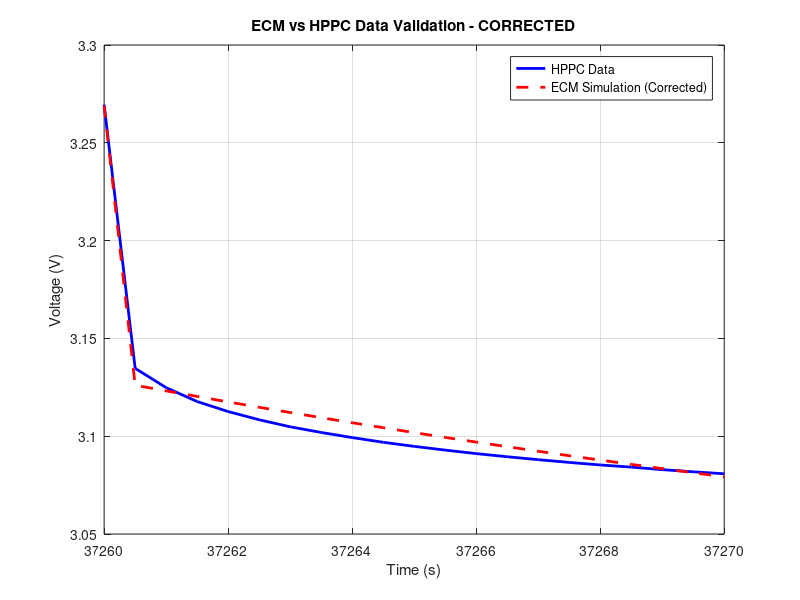

This chart was generated by the following MATLAB code:


% Your ECM parameters (from EKF)
R0=0.0014;
R1=0.0011;
R2=0.0006;
C1=31794.4;
C2=35678.5;
OCV =3.269; % Initial OCV

% Time, Current, and Voltage data
t_data = [37260, 37260.5, 37261, 37261.5, 37262, 37262.5, 37263, 37263.5, ...
        37264, 37264.5, 37265, 37265.5, 37266, 37266.5, 37267, 37267.5, ...
        37268, 37268.5, 37269, 37269.5, 37270]; % Time (s)
    
I_data = [0, -100.0019, -100.0019, -100.0053, -100.0053, -100.0053, ...
           -100.0019, -100.0019, -100.0019, -100.0019, -100.0053, ...
           -100.0019, -100.0019, -100.0019, -100.0053, -100.0019, ...
           -100.0053, -100.0019, -100.0019, -100.0053, -100.0019]; % Current (A)
      
V_data = [3.2695, 3.1347, 3.1248, 3.1177, 3.1126, 3.1084, 3.1048, ...
              3.1019, 3.0993, 3.0969, 3.0948, 3.0929, 3.0911, 3.0895, ...
              3.088, 3.0866, 3.0853, 3.0842, 3.0829, 3.0818, 3.0808]; % Voltage (V)
% Initialize simulation
n_points = length(t_data);
t_sim = t_data - t_data(1); % Normalize time to start at 0

% Initialize state variables for RC circuits
V1 = 0; % Voltage across C1
V2 = 0; % Voltage across C2
V_sim = zeros(1, n_points);

% Simulate ECM response with time-varying current
for i = 1:n_points
    if i == 1
        % Initial condition
        V_sim(i) = OCV;
        V1 = 0;
        V2 = 0;
    else
        % Time step
        dt_actual = t_data(i) - t_data(i-1);
        I_current = I_data(i);
        
        % Update RC circuit voltages using exponential decay
        % CORRECTED: Remove abs() from RC equations
        exp_factor1 = exp(-dt_actual/(R1*C1));
        exp_factor2 = exp(-dt_actual/(R2*C2));
        
        V1 = V1 * exp_factor1 - I_current * R1 * (1 - exp_factor1);
        V2 = V2 * exp_factor2 - I_current * R2 * (1 - exp_factor2);
        
        % Calculate terminal voltage
        % CORRECTED: Remove abs() from R0 term
        V_sim(i) = OCV + I_current * R0 - V1 - V2;
    end
end

% Plot comparison
figure;
plot(t_data, V_data, 'b-', 'LineWidth', 2, 'DisplayName', 'HPPC Data');
hold on;
plot(t_data, V_sim, 'r--', 'LineWidth', 2, 'DisplayName', 'ECM Simulation (Corrected)');
xlabel('Time (s)');
ylabel('Voltage (V)');
legend;
title('ECM vs HPPC Data Validation - CORRECTED');
grid on;

% Calculate and display error metrics
rmse = sqrt(mean((V_data - V_sim).^2));
mae = mean(abs(V_data - V_sim));
max_error = max(abs(V_data - V_sim));

fprintf('Corrected Model Validation Metrics:\n');
fprintf('RMSE: %.6f V (%.2f mV)\n', rmse, rmse*1000);
fprintf('MAE: %.6f V (%.2f mV)\n', mae, mae*1000);
fprintf('Max Error: %.6f V (%.2f mV)\n', max_error, max_error*1000);
